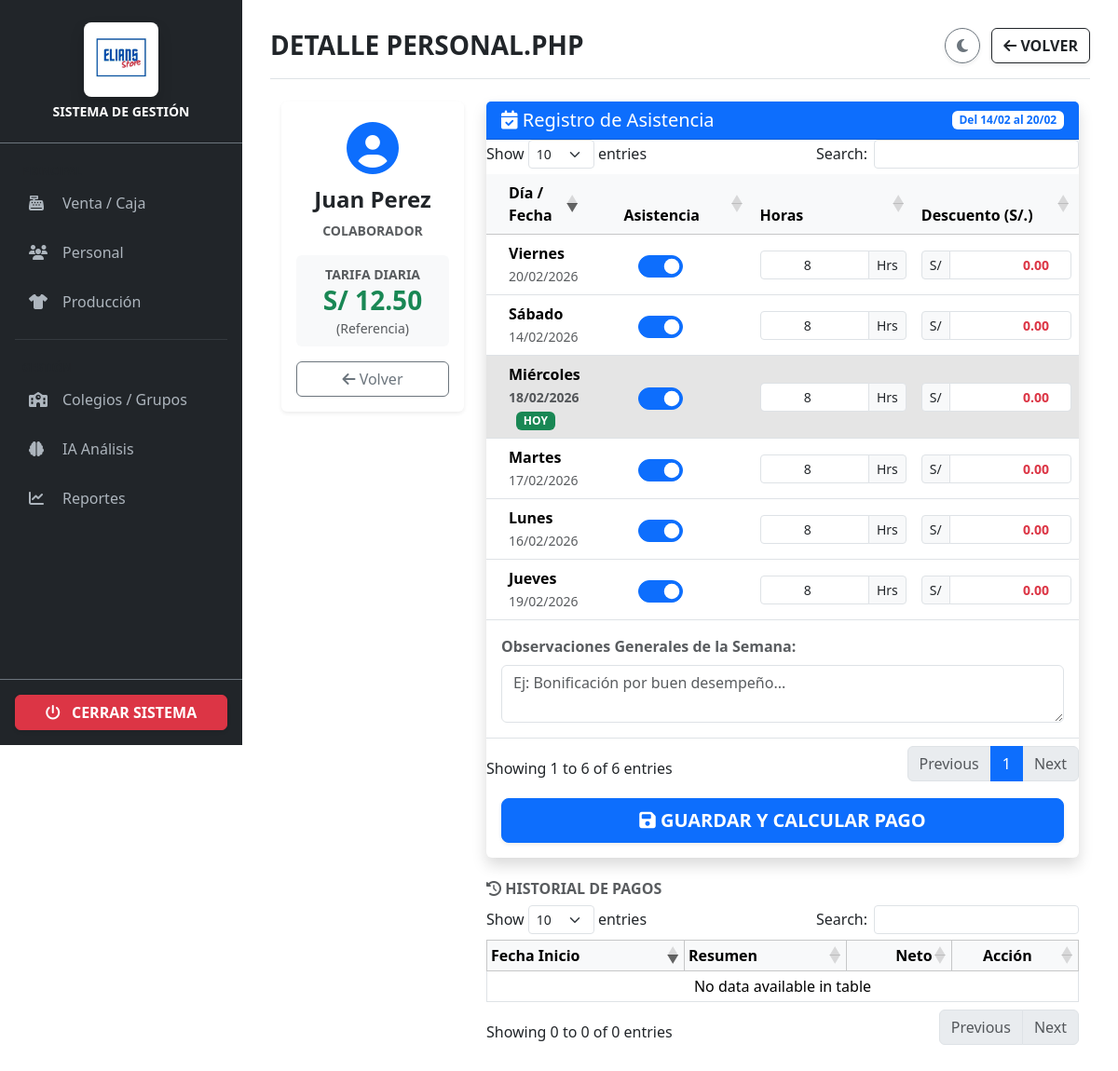
Before: /detalle_personal.php?id=1 with the older database file.
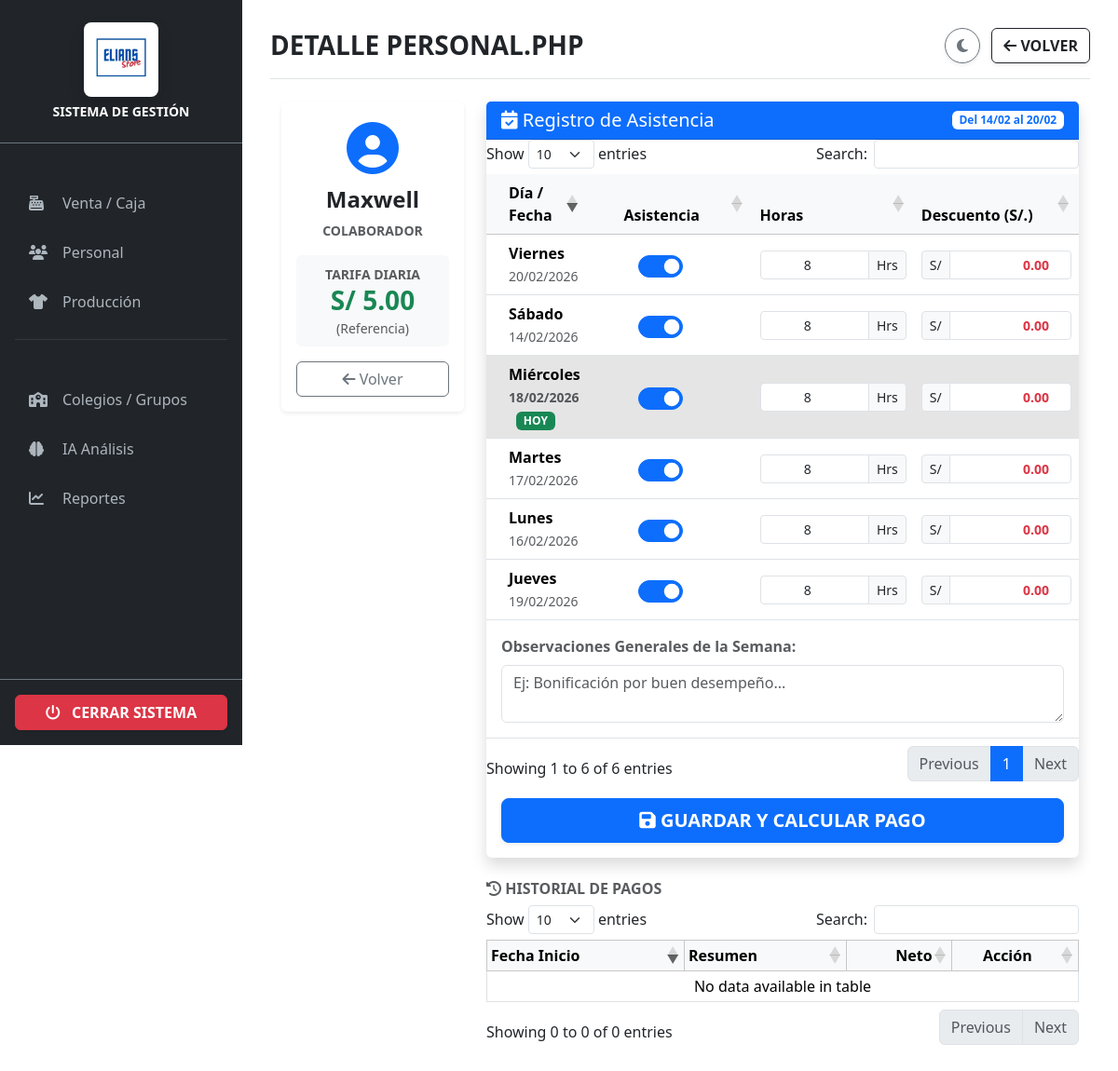
After: the same page with the newer database file.
### tables this page shows
CREATE TABLE `empleados` (
  `id` int(11) NOT NULL AUTO_INCREMENT,
  `nombre` varchar(100) NOT NULL,
  `telefono` varchar(20) DEFAULT NULL,
  `email` varchar(100) DEFAULT NULL,
  `direccion` varchar(255) DEFAULT NULL,
  `pago_hora` decimal(10,2) NOT NULL DEFAULT '5.00',
  PRIMARY KEY (`id`)
);

### config.php (called while the page is built, shortened)
<?php
$config = [
    'base_url' => 'https://unfavourably-nontemperate-georgiana.ngrok-free.dev',
    'empresa' => [
        'nombre' => 'ELIANS STORE PERÚ',
        'ruc' => '10720157867',
        'direccion' => 'Av. Sinchi Roca Mz 11 Lt 14 (Esq. Col. Peruano Americano)',
        'referencia' => 'Urb. El Pinar - Comas',
        'telefono' => '993516112'
    ],
    'rutas' => [
        'logo' => 'logo.jpg'
    ]
];
?>

### detalle_personal.php (the view, shortened to what this page needs)
<?php
require_once 'encabezado.php';
$id = $_GET['id'];
$stmt = $conn->prepare("SELECT * FROM empleados WHERE id = ?");
$stmt->execute([$id]);
$emp = $stmt->fetch(PDO::FETCH_ASSOC);
$hoy = new DateTime();
$dia_semana = $hoy->format('w');
if ($dia_semana == 6) {
    $fecha_base = $hoy;
} else {
    $fecha_base = (clone $hoy)->modify('last saturday');
}
$dias_laborables = [];
$offsets = [0, 2, 3, 4, 5, 6];
$nombres_dias = [
        0 => "Domingo",
        1 => "Lunes",
        2 => "Martes",
        3 => "Miércoles",
        4 => "Jueves",
        5 => "Viernes",
        6 => "Sábado"
];
foreach($offsets as $off) {
    $d = (clone $fecha_base)->modify("+$off days");
    $dias_laborables[] = [
            'fecha' => $d,
            'nombre' => $nombres_dias[$d->format('w')],
            'key' => $off
    ];
}
?>
    <div class="container-fluid">
        <div class="row">
            <div class="col-md-3 mb-3">
                <div class="card shadow-sm border-0 text-center p-3">
                    <div class="display-4 text-primary mb-2"><i class="fas fa-user-circle"></i></div>
                    <h4 class="fw-bold"><?php echo $emp['nombre']; ?></h4>
                    <p class="text-muted text-uppercase small fw-bold">Colaborador</p>
                    <div class="bg-light p-2 rounded">
                        <small class="text-uppercase text-muted fw-bold">Tarifa Diaria</small>
                        <h3 class="text-success fw-bold m-0">S/ <?php echo number_format($emp['pago_hora'] ?? 0, 2); ?></h3>
                        <small class="text-muted">(Referencia)</small>
                    </div>
                    <a href="personal.php" class="btn btn-outline-secondary w-100 mt-3"><i class="fas fa-arrow-left"></i> Volver</a>
                </div>
            </div>
            <div class="col-md-9">
                <div class="card shadow border-0">
                    <div class="card-header bg-primary text-white d-flex justify-content-between align-items-center">
                        <h5 class="m-0"><i class="fas fa-calendar-check"></i> Registro de Asistencia</h5>
                        <span class="badge bg-white text-primary">
                        Del <?php echo $dias_laborables[0]['fecha']->format('d/m'); ?>
                        al <?php echo end($dias_laborables)['fecha']->format('d/m'); ?>
                    </span>
                    </div>
                    <div class="card-body p-0">
                        <form action="guardar_asistencia_ciclo.php" method="POST" id="formAsistencia">
                            <div class="table-responsive">
                                <table class="table table-hover align-middle mb-0">
                                    <thead class="table-light">
                                    <tr>
                                        <th class="ps-4">Día / Fecha</th>
                                        <th class="text-center" width="150">Asistencia</th>
                                        <th width="150">Horas</th>
                                        <th width="150">Descuento (S/.)</th>
                                    </tr>
                                    </thead>
                                    <tbody>
                                    <?php foreach($dias_laborables as $dia):
                                        $k = $dia['key'];
                                        $es_hoy = ($dia['fecha']->format('Y-m-d') == date('Y-m-d'));
                                        $clase_hoy = $es_hoy ? "table-active fw-bold" : "";
                                        ?>
                                        <tr class="<?php echo $clase_hoy; ?>">
                                            <td class="ps-4">
                                                <div class="fw-bold"><?php echo $dia['nombre']; ?></div>
                                                <small class="text-muted"><?php echo $dia['fecha']->format('d/m/Y'); ?></small>
                                                <?php if($es_hoy): ?><span class="badge bg-success ms-2">HOY</span><?php endif; ?>
                                            </td>
                                            <td class="text-center">
                                                <div class="form-check form-switch d-flex justify-content-center">
                                                    <input class="form-check-input fs-4" type="checkbox"
                                                           name="asistencia[<?php echo $k; ?>]"
                                                           value="1" checked
                                                           onchange="toggleRow(this, 'row_<?php echo $k; ?>')">
                                                </div>
                                            </td>
                                            <td>
                                                <div class="input-group input-group-sm" id="row_<?php echo $k; ?>_horas">
                                                    <input type="number" class="form-control text-center" name="horas[<?php echo $k; ?>]" value="8" min="0" max="24">
                                                    <span class="input-group-text">Hrs</span>
                                                </div>
                                            </td>
                                            <td>
                                                <div class="input-group input-group-sm" id="row_<?php echo $k; ?>_dcto">
                                                    <span class="input-group-text">S/</span>
                                                    <input type="number" class="form-control text-end text-danger fw-bold" name="descuento[<?php echo $k; ?>]" value="0.00" step="0.50" min="0">
                                                </div>
                                            </td>
                                        </tr>
                                    <?php endforeach; ?>
                                    </tbody>
                                    <tfoot class="bg-light">
                                    <tr>
                                        <td colspan="4" class="p-3">
                                            <label class="form-label fw-bold text-muted">Observaciones Generales de la Semana:</label>
                                            <textarea name="obs_general" class="form-control" rows="2" placeholder="Ej: Bonificación por buen desempeño..."></textarea>
                                        </td>
                                    </tr>
                                    </tfoot>
                                </table>
                            </div>
                            <div class="p-3 d-grid">
                                <button type="submit" class="btn btn-primary btn-lg fw-bold shadow-sm">
                                    <i class="fas fa-save"></i> GUARDAR Y CALCULAR PAGO
                                </button>
                            </div>
                        </form>
                    </div>
                </div>
                <div class="mt-4">
                    <h6 class="text-muted text-uppercase fw-bold ls-1"><i class="fas fa-history"></i> Historial de Pagos</h6>
                    <div class="table-responsive">
                        <table class="table table-sm table-bordered bg-white align-middle">
                            <thead class="table-light"><tr><th>Fecha Inicio</th><th>Resumen</th><th class="text-end">Neto</th><th class="text-center">Acción</th></tr></thead>
                            <tbody>
                            </tbody>
                        </table>
                    </div>
                </div>
            </div>
        </div>
    </div>
<?php require_once 'pie.php'; ?>

### encabezado.php (shortened to what this page needs)
<?php
$pagina_actual = basename($_SERVER['PHP_SELF']);
require_once 'config.php';
?>
<!DOCTYPE html>
<html lang="es" data-bs-theme="light">
<head>
    <link href="https://cdn.jsdelivr.net/npm/bootstrap@5.3.2/dist/css/bootstrap.min.css" rel="stylesheet">
    <link rel="stylesheet" href="https://cdnjs.cloudflare.com/ajax/libs/font-awesome/6.4.0/css/all.min.css">
    <link rel="stylesheet" href="https://cdn.datatables.net/1.13.4/css/dataTables.bootstrap5.min.css">
</head>
<body>
<nav class="sidebar">
    <div class="p-4 text-center border-bottom border-secondary">
        <img src="<?php echo $config['rutas']['logo']; ?>" alt="Elians Store" class="logo-img mb-2 shadow">
        <h5 class="fw-bold m-0 text-white small text-uppercase spacing-1">SISTEMA DE GESTIÓN</h5>
    </div>
    <div class="p-3 flex-grow-1 overflow-auto">
        <small class="text-muted fw-bold text-uppercase ms-2" style="font-size: 0.75rem;">Principal</small>
        <a href="index.php" class="menu-link <?php echo $pagina_actual == 'index.php' ? 'active' : ''; ?>">
            <i class="fas fa-cash-register me-3" style="width:20px"></i> Venta / Caja
        </a>
        <a href="personal.php" class="menu-link <?php echo $pagina_actual == 'personal.php' ? 'active' : ''; ?>">
            <i class="fas fa-users me-3" style="width:20px"></i> Personal
        </a>
        <a href="historial.php" class="menu-link <?php echo $pagina_actual == 'historial.php' ? 'active' : ''; ?>">
            <i class="fas fa-tshirt me-3" style="width:20px"></i> Producción
        </a>
        <hr class="border-secondary my-3 opacity-25">
        <small class="text-muted fw-bold text-uppercase ms-2" style="font-size: 0.75rem;">Gestión</small>
        <a href="proyectos.php" class="menu-link <?php echo $pagina_actual == 'proyectos.php' ? 'active' : ''; ?>">
            <i class="fas fa-school me-3" style="width:20px"></i> Colegios / Grupos
        </a>
        <a href="analisis_inteligente.php" class="menu-link <?php echo $pagina_actual == 'analisis_inteligente.php' ? 'active' : ''; ?>">
            <i class="fas fa-brain me-3" style="width:20px"></i> IA Análisis
        </a>
        <a href="dashboard.php" class="menu-link <?php echo $pagina_actual == 'dashboard.php' ? 'active' : ''; ?>">
            <i class="fas fa-chart-line me-3" style="width:20px"></i> Reportes
        </a>
    </div>
    <div class="p-3 border-top border-secondary">
        <a href="salir.php" class="btn btn-danger w-100 fw-bold shadow-sm">
            <i class="fas fa-power-off me-2"></i> CERRAR SISTEMA
        </a>
    </div>
</nav>
<div class="main-content">
    <div class="d-flex justify-content-between align-items-center mb-4 pb-3 border-bottom">
        <div class="d-flex align-items-center">
            <h3 class="fw-bold m-0 text-body text-uppercase">
                <?php echo str_replace(['.php','_'], ['',' '], strtoupper($pagina_actual)); ?>
            </h3>
        </div>
        <div>
            <button class="btn btn-outline-secondary rounded-circle shadow-sm me-2" onclick="toggleTheme()" id="btnTheme">
                <i class="fas fa-moon"></i>
            </button>
            <button onclick="history.back()" class="btn btn-outline-dark fw-bold shadow-sm">
                <i class="fas fa-arrow-left"></i> VOLVER
            </button>
        </div>
    </div>

### pie.php (shortened to what this page needs)
</div> <script src="https://code.jquery.com/jquery-3.6.0.min.js"></script>
</body>
</html>

### encabezado.php (style rules this page uses)
body, .card, .sidebar, .main-content { transition: background-color 0.3s, color 0.3s; }
.sidebar { width: 260px; height: 100vh; position: fixed; top: 0; left: 0; background: #212529; color: white; z-index: 1000; display: flex; flex-direction: column; }
.main-content { margin-left: 260px; padding: 30px; }
.menu-link { display: flex; align-items: center; padding: 12px 15px; color: #adb5bd; text-decoration: none; border-radius: 8px; margin-bottom: 5px; font-weight: 500; }
.logo-img { max-height: 80px; width: auto; border-radius: 8px; background: white; padding: 5px; }

Changed rows visible on the page:
changed empleados: nombre "Juan Perez" → "Maxwell"; pago_hora "12.50" → "5.00"
